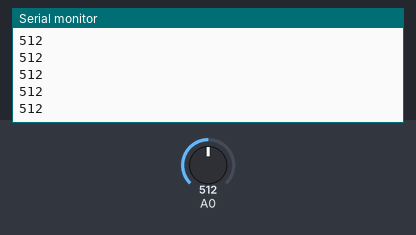
The sketch below on a simulated Arduino Uno, built with avr-gcc and run on an emulated ATmega328P. Parts: the last lines printed to the serial monitor. The test bench sets the inputs (shaded band); at power-on: A0 = 512.

Above: at 1.2 s.
1.3 s: A0 set to 716
At 2.1 s:
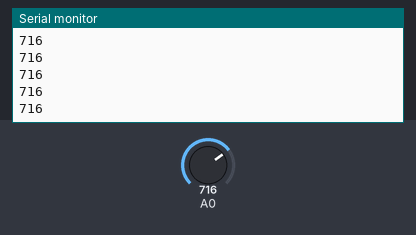
2.8 s: A0 set to 900
At 3.5 s:
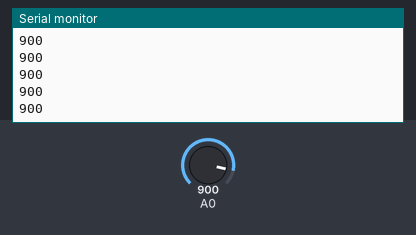
Timing chart, 0 to 5.8 s (numbered marks = the images above; inputs shaded):
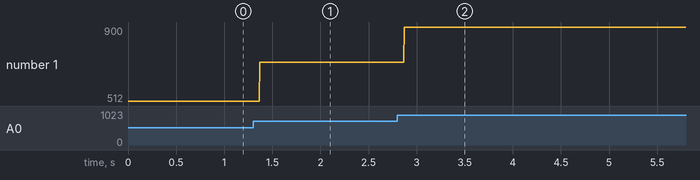

Measured:
- after the input at 1.3 s, the serial monitor: prints a new line after 0.07 s (image 1)
- after the input at 2.8 s, the serial monitor: prints a new line after 0.07 s (image 2)
- plotted number 1: 512 → 716 after the input at 1.3 s, 716 → 900 after the input at 2.8 s

The sketch:

marianne.ino
```cpp
void setup()
{
  // put your setup code here, to run once:
  Serial.begin(9600);
}

long int MIC;

void loop()
{
  // put your main code here, to run repeatedly:
  MIC = analogRead(A0);
  Serial.println(MIC);
}
```
